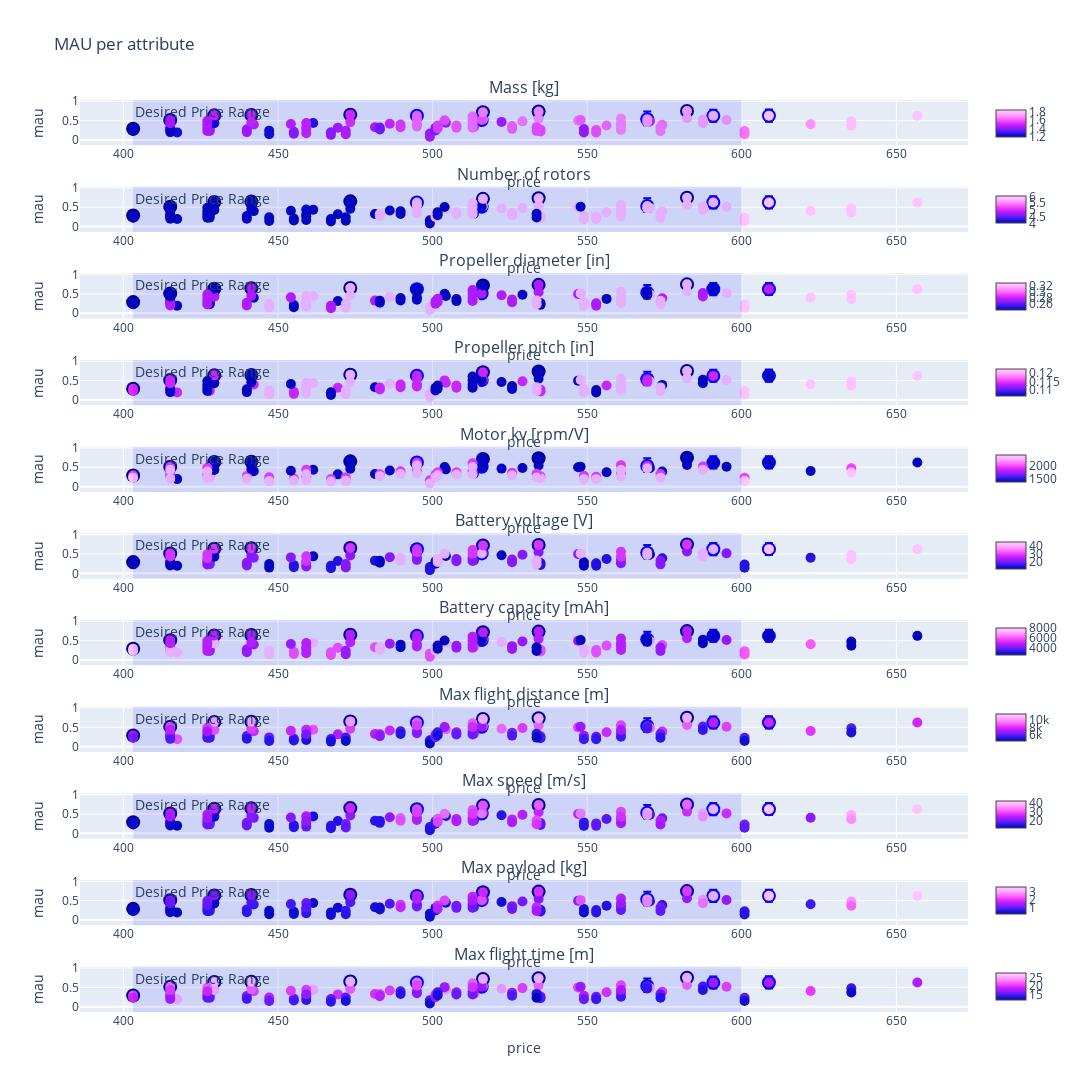

Here is the notebook cell this chart was saved with:
### Markdown cell above
## The Design Space Visualization

To understand what design variable affects more the final performance of the system, we can visualize the design space by color the characteristics of the designs grouped by each category. The designs that have a black background color are the ones that are in the Pareto Front, and the grays are the ones that are near the Pareto Front.

### Code cell
uav_td.plot_all_attributes('price', 'mau')
